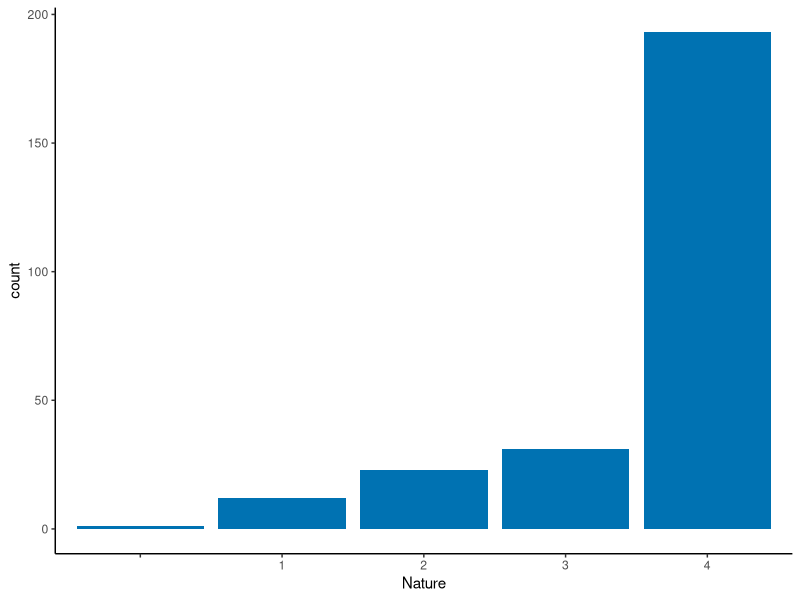

Recreate this plot in R. (Note: this script raises an error after producing the figure.)
## ---- chunk 1
library(ggplot2)
library(tidyverse); theme_set(theme_classic())
## ---- chunk 2
#import data file
df <- read.csv("GreenSeaTurtlesInjuryData_2019-2023.csv", h=TRUE)

#filter out duplicates 
df <- df %>% distinct(ID, .keep_all = TRUE)

#what data class is injury nature (df$Nature)
class(df$Nature)

#make it a factor
df$Nature <- as.factor(df$Nature)

#use levels() to verify it's now a factor with 4 levels
levels(df$Nature)
## ---- chunk 3
colorBlindPal  <- c("#000000", "#E69F00", "#56B4E9", "#009E73", 
                       "#F0E442", "#0072B2", "#D55E00", "#CC79A7")
## ---- chunk 4
InjuryNature.plot <- ggplot(data = df, aes(Nature))+
  geom_bar(fill = "#0072B2")
InjuryNature.plot
## ---- chunk 5
#Number of Natural injuries
nat <- length(df$Nature[df$Nature=="Natural"])
anthro <- length(df$Nature[df$Nature=="Anthropogenic"])

?prop.test
anthro
nat+anthro
prop.test(anthro, nat+anthro, alternative = "two.sided", conf.level = 0.95)
